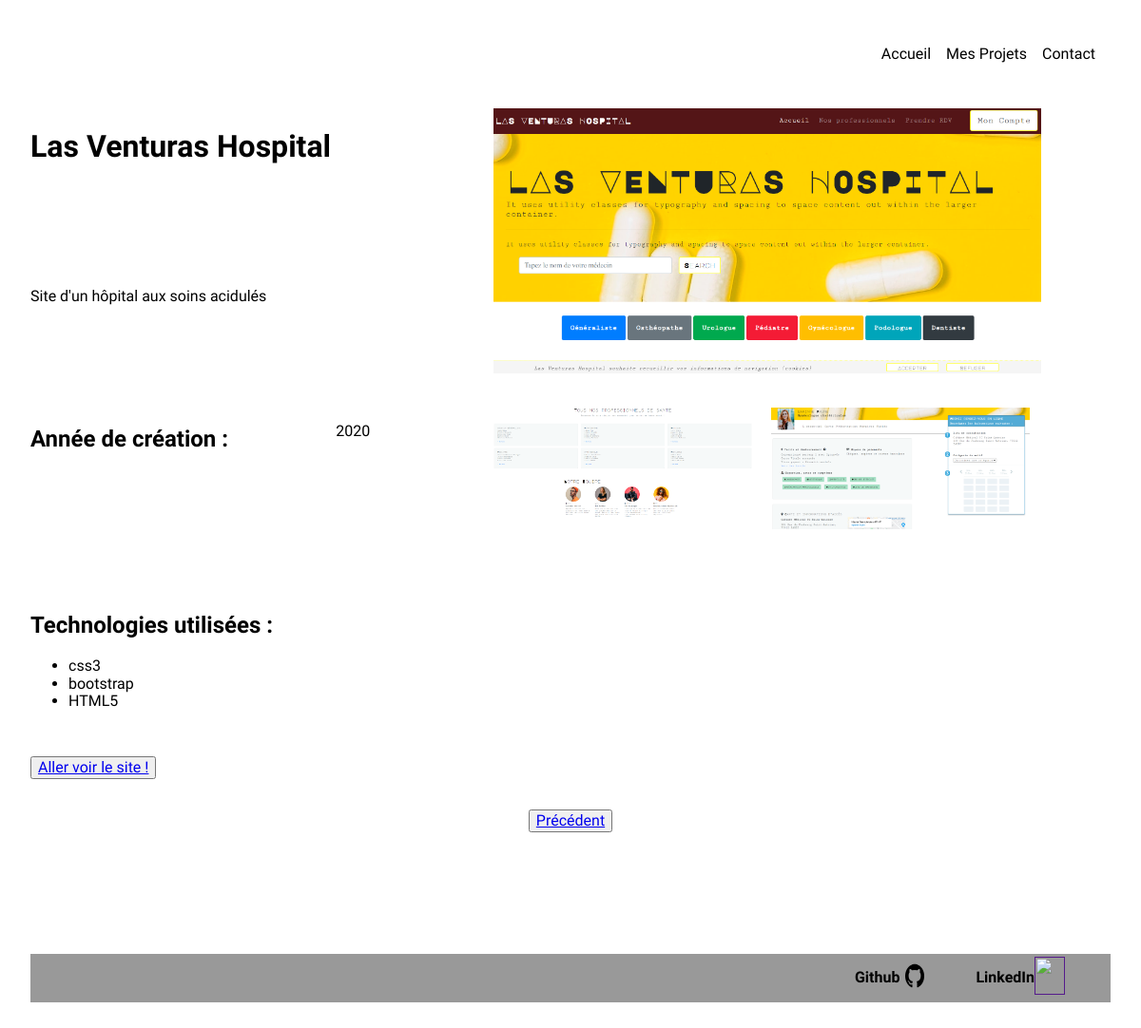
The page /projet.php?projetselect=3 on the database its author committed.
### tables this page shows
CREATE TABLE `projets` (
  `id_projet` int(11) NOT NULL,
  `iduu` varchar(500) NOT NULL DEFAULT 'TEXT_PROJET',
  `titre` varchar(500) NOT NULL,
  `presentation` text NOT NULL,
  `lien` varchar(500) DEFAULT 'https://github.com/chmullerweb?tab=repositories',
  `annee` int(11) NOT NULL,
  `visible` tinyint(1) DEFAULT NULL,
  `ordre` int(11) NOT NULL,
  `img_main` varchar(500) DEFAULT NULL,
  `img1` varchar(500) DEFAULT NULL,
  `img2` varchar(500) DEFAULT NULL
);

CREATE TABLE `technos` (
  `id_techno` int(11) NOT NULL,
  `iduu` varchar(500) NOT NULL DEFAULT 'TEXT_TECHNO',
  `nomtechno` varchar(200) NOT NULL
);

### projet.php (called while the page is built)
<?php
include "config.php";
$projet_select = unProjet($_GET["projetselect"]);
include $_dossier_template  . "projet_details.php";

### config.php (called while the page is built, shortened)
<?php
$serveur = 'localhost';
$utilisateur = 'root';
$motdepasse = '';
$nomBaseDeDonnees = "monbook_charlotte";
$bdd = new PDO("mysql:host=$serveur;dbname=$nomBaseDeDonnees", $utilisateur, $motdepasse, array(PDO::MYSQL_ATTR_INIT_COMMAND => 'SET NAMES utf8'));
$_dossier_template = "template/site2020/";
$_url_base = "http://localhost/coursphp/monbook/";
function unProjet ($idProjet) {
    global $bdd;
    $query = $bdd -> prepare("select * from projets where id_projet = :idProjet");
    $query -> execute([":idProjet" => $idProjet]);
    return $query -> fetch(PDO::FETCH_ASSOC);
};

### template/site2020/projet_details.php (the view, shortened to what this page needs)
<?php include "include/head.php";
        $query = $bdd -> query("SELECT nomtechno from projets_technos, projets, technos where
        projets.id_projet = projets_technos.projet_id
        AND technos.id_techno = projets_technos.techno_id
        AND id_projet = $projet_select[id_projet]");
      $technologies = $query -> fetchAll(PDO::FETCH_ASSOC);
?>
<section class="title-projet">
    <h1><?php echo $projet_select["titre"]?></h1>
</section>
<div class="description">
    <p><?php echo $projet_select["presentation"]?></p>
</div>
<div class="year flex">
    <h2>Année de création :</h2>
    <p><?php echo $projet_select["annee"]?></p>
</div>
<div class="techno">
    <h2>Technologies utilisées :</h2>
    <ul>
        <?php
           foreach($technologies as $key => $techno){?>
        <li><?php echo $techno["nomtechno"];?></li>
        <?php }; ?>
    </ul>
</div>
<div class="photo_principale">
    <img class="pix-projet-details-main" src="<?php echo $_dossier_template . $projet_select["img_main"]?>" alt="">
</div>
<div class="photo_1">
    <img class="pix-projet-details" src="<?php echo $_dossier_template . $projet_select["img1"]?>" alt="">
</div>
<div class="photo_2">
    <img class="pix-projet-details" src="<?php echo $_dossier_template . $projet_select["img2"]?>" alt="">
</div>
<?php
    if(empty($projet_select["lien"]) || $projet_select["lien"] === ""){
    } else {?>
<div class="visit" style="grid-row-start:7; grid-column-end: span 12;">
    <button type="button">
        <a href="<?php echo $projet_select["lien"]?>">Aller voir le site !</a>
    </button>
</div>
<?php } ?>
<div class="pagination flex" style="grid-row-start:8; grid-column-end: span 12; justify-content:space-evenly;">
    <?php
        $post = $projet_select["id_projet"]- 1;
        $next = $projet_select["id_projet"]+ 1;
        $query = $bdd -> query("SELECT id_projet FROM projets WHERE visible=1 ");
        $nbIdProjet = $query ->  fetchAll(PDO::FETCH_ASSOC);
        if($post === 0){
    ?>
            <button class="next-projet" type="button">
                <a href=" <?php echo $_url_base . "projet.php?projetselect=" . $next ?>">Suivant</a>
            </button>
    <?php
        } else if ($next > count($nbIdProjet)){
    ?>
            <button class="post-projet" type="button">
                <a href=" <?php echo $_url_base . "projet.php?projetselect=" . $post ?>">Précédent</a>
            </button>
    <?php
        };
    ?>
</div>
<?php include "include/footer.php";?>

### template/site2020/css/grid.css (style rules this page uses)
.grid { display: grid; grid-template-columns: repeat(12, 1fr); grid-template-rows: repeat(5, auto); grid-auto-flow: row; grid-gap: 32px; margin: 32px; }
@media screen and (min-width: 841px) { .title-projet { width: 100%; grid-row-start: 2; grid-column-end: span 4; } }
@media screen and (min-width: 841px) { .description { grid-row-start: 3; grid-column: 1/ span 4; } }
@media screen and (min-width: 841px) { .year { grid-row-start: 4; grid-column: 1 / span 4; justify-content: space-between; } }
@media screen and (min-width: 841px) { .photo_principale { grid-row-start: 2; grid-row-end: span 2; grid-column: 6/span 3; } }
@media screen and (min-width: 841px) { .photo_1 { grid-row-start: 4; grid-column: 6 / span 2; } }
@media screen and (min-width: 841px) { .photo_2 { grid-row-start: 4; grid-column: 9 / span 2; } }
@media screen and (min-width: 841px) { .techno { grid-row-start: 6; grid-column: 1/ span 3; } }

### template/site2020/css/style.css (style rules this page uses)
body { background: url("../img/thomas-verbruggen-5A06OWU6Wuc-unsplash.jpg") no-repeat center center fixed; -webkit-background-size: cover; -moz-background-size: cover; -o-background-size: cover; background-size: cover; font-family: Raleway; }
.flex { display: flex; }
h1, h2, nav { font-family: Kurale; }
.pix-projet-details-main { width: 36rem; }
.pix-projet-details { width: 17rem; }

### rows shown on the page
projets: titre "Las Venturas Hospital", presentation "Site d'un hôpital aux soins acidulés", annee "2020", img_main (picture), img1 (picture), img2 (picture)
technos: nomtechno "css3"
technos: nomtechno "bootstrap"
technos: nomtechno "HTML5"
